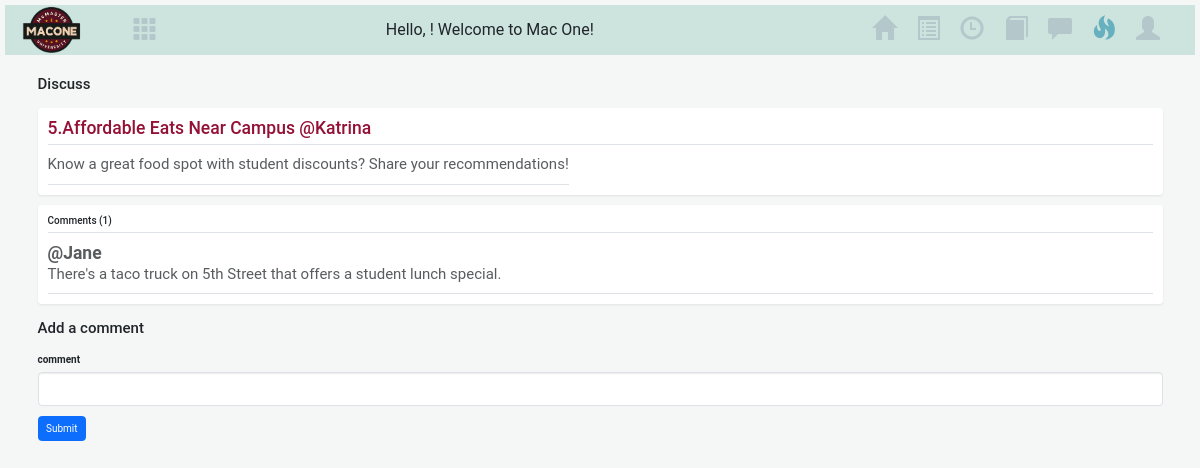
The app's page /forum/topic/5 with its own data.
### helper.py (models this page shows)
class Topic(db.Model):
    id = db.Column(db.Integer, primary_key=True)
    title = db.Column(db.String(80), nullable=False)
    description = db.Column(db.String(120))
    userId = db.Column(db.Integer, db.ForeignKey("user.userId"))

class User(db.Model):
    userId = db.Column(db.Integer, primary_key=True)
    username = db.Column(db.String(80), nullable=False)
    topics = db.relationship("Topic", backref="author", lazy=True)
    comments = db.relationship("Comment", backref="commenter", lazy=True)

class Comment(db.Model):
    id = db.Column(db.Integer, primary_key=True)
    text = db.Column(db.String, nullable=False)
    topicId = db.Column(db.Integer, db.ForeignKey("topic.id"))
    userId = db.Column(db.Integer, db.ForeignKey("user.userId"))

### app.py (the view, shortened to what this page needs)
@app.route("/forum/topic/<int:id>", methods=["GET", "POST"])
def topic(id):
    global current_page
    current_page = "forum_page"
    topic_with_user = (
        db.session.query(Topic, User.username)
        .join(User, Topic.userId == User.userId)
        .filter(Topic.id == id)
        .first_or_404()
    )
    topic, author_username = topic_with_user
    comments_with_users = (
        db.session.query(Comment, User.username)
        .join(User, Comment.userId == User.userId)
        .filter(Comment.topicId == id)  # Filter by topic ID
        .all()
    )
    return render_template(
        "forum_topic_page.html",
        topic=topic,
        comments=comments_with_users,  # Pass the filtered comments
        author_username=author_username,
        current_page=current_page,
        username=username,
    )

### templates/forum_topic_page.html (shortened to what this page needs)
{% extends 'base.html' %}
{% block content %}
  <head>
    <link href="https://cdn.jsdelivr.net/npm/bootstrap@5.3.2/dist/css/bootstrap.min.css" rel="stylesheet">
    <link rel="stylesheet" type="text/css" href="{{ url_for('static', filename='task.css') }}" />
  </head>
  <div class="container">
    <h1 class="my-4 fs-4" text>Discuss</h1>
    <div class="my-3 p-3 bg-body rounded shadow-sm topicpage">
        <h6 style="color: #941035; margin-bottom: 15px;" class="border-bottom pb-2 mb-0">{{topic.id}}.{{topic.title}} @{{ author_username }}</h6>
        <div class="d-flex text-body-secondary pt-3 topicpage">
            <p class="pb-3 mb-0 small lh-sm border-bottom">
                {{topic.description}}
            </p>
        </div>
    </div>
    <div class="my-3 p-3 bg-body rounded shadow-sm">
      <h6 class="border-bottom pb-2 mb-0">Comments ({{comments|length}})</h6>
      {% for comment, username in comments %}
      <div class="d-flex text-body-secondary pt-3">
        <div class="pb-3 mb-0 small lh-sm border-bottom w-100 topicpage">
          <div class="d-flex justify-content-between">
            <strong class="text-gray-dark">@{{username}}</strong>
          </div>
          <span class="d-block topicpage">{{comment.text}}</span>
        </div>
      </div>
      {% endfor %}
  </div>
    <h1 class="fs-4 text my-4">Add a comment</h1>
    <form accept="/forum/topic/{{topic.id}}" method="post">
        <div class="mb-3">
          <label for="title" class="form-label">comment</label>
          <input type="text" name="comment" class="form-control" id="comment">
        </div>
        <button type="submit" class="btn btn-primary">Submit</button>
    </form>
</div>
{% endblock %}

### static/style.css (style rules this page uses)
.topicpage strong { font-size: 1.75rem; }
.topicpage span { font-size: 1.5rem; }
.topicpage h6 { font-size: 1.75rem; }
.topicpage p { font-size: 1.5rem; }
.btn-primary { background-color: #5cb85c; color: white; border: none; padding: 10px 15px; border-radius: 5px; cursor: pointer; }

### static/task.css (style rules this page uses)
body { font-family: 'Roboto', sans-serif; background-color: #f4f7f6; margin: 0; padding: 20px; }
body, html { height: 100%; margin: 0; padding: 0; }

### records on screen
Topic: id "5", title "Affordable Eats Near Campus", description "Know a great food spot with student discounts? Share your recommendations!"
User: username "Katrina"
Comment: username "Jane", text "There's a taco truck on 5th Street that offers a student lunch special."

### other values on screen
{{ comments|length }} "1"
